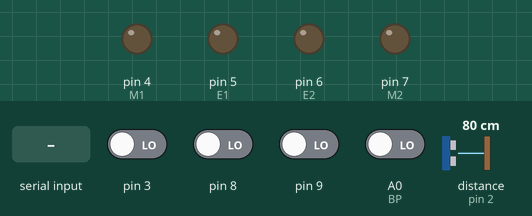
The sketch below on a simulated Arduino Uno, built with avr-gcc and run on an emulated ATmega328P. On the bench: output pins drawn as LEDs (lit = HIGH). The test bench sets the inputs (shaded band); at power-on: A0 (BP), pin 3, pin 8, pin 9 LOW, distance to the obstacle (sensor on pin 2) 80 cm.

Above: at 1.2 s.
1.3 s: "1" received over the second serial link
At 2.3 s:
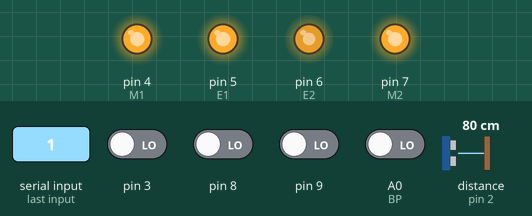
2.8 s: A0 (BP) driven HIGH
At 3.9 s:
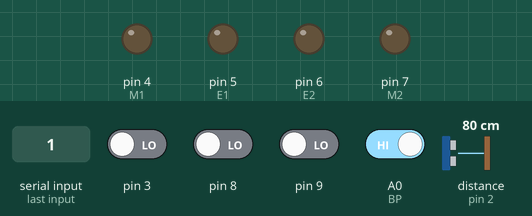
Timing chart, 0 to 5.8 s (numbered marks = the images above; inputs shaded):
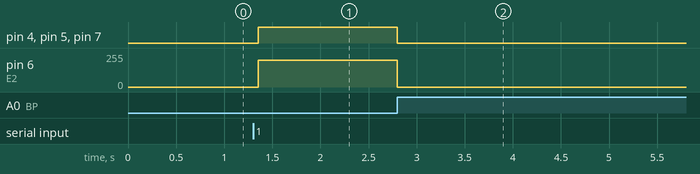

The sketch:

boucle_fermee_PID.ino
```cpp
#include <SoftwareSerial.h>
#include <PID_v1.h>
#include <Ultrasonic.h>

SoftwareSerial mySerial(12, 13); // broshes TX, RX
#define E1 5
#define E2 6
#define M1 4
#define M2 7
#define BP A0
#define Enc1 1
#define Enc2 10
bool CAPG, CAPC, CAPD;

Ultrasonic ultrasonic(2);
int val;

volatile int pulseCount1 = 0;
volatile int pulseCount2 = 0;
unsigned long lastTime = 0;
int rpm100=100; //tour par min pour E1=100
int rpm1,rpm2;

double Setpoint1=155, Input1, Output1, Setpoint2=155, Input2, Output2;
double Kp=2, Ki=5, Kd=1;
double dt=100,previousError1=0,previousError2,integral1=0,integral2=0;

void setup() {
  mySerial.begin(9600);
  pinMode(3, INPUT);
  pinMode(8, INPUT);
  pinMode(9, INPUT);
  pinMode(BP, INPUT);
  pinMode(M1, OUTPUT);
  pinMode(M2, OUTPUT);

  attachInterrupt(digitalPinToInterrupt(Enc1), countPulses1, RISING);
  attachInterrupt(digitalPinToInterrupt(Enc2), countPulses2, RISING);
}

void loop() {
  Input1 = 100*rpm1/rpm100;
  Input2 = 100*rpm2/rpm100;
  pid();
  Output1 = constrain(Output1, 0, 255);
  Output2 = constrain(Output2, 0, 255);
  app();
}
void pid() {
  if (millis() - lastTime >= 100) {
    int error1 = Setpoint1 - Input1;
    int error2 = Setpoint2 - Input2;
    integral1 += error1 * dt;
    integral2 += error2 * dt;
    int derivative1 = (error1 - previousError1) / dt;
    int derivative2 = (error2 - previousError2) / dt;
    Output1 = Kp * error1 + Ki * integral1 + Kd * derivative1;
    Output2 = Kp * error2 + Ki * integral2 + Kd * derivative2;
    previousError1 = error1;
    previousError2 = error2;
  }
}
void app() {
  if (mySerial.available()) {

    val = mySerial.read();
    Serial.print(val);
    if (val == '1'){
      {line();}  }
    else if (val == '0')
      {arret();}
  }

  if (digitalRead(BP) == HIGH)
    {arret();}
}


void countPulses1() {
  pulseCount1++;
}

void countPulses2() {
  pulseCount2++;
}

void vitesse(){
  if (millis() - lastTime >= dt) {
    float rpm1 = (pulseCount1 / 20.0) * 600.0;
    float rpm2 = (pulseCount2 / 20.0) * 600.0;
    Serial.print(rpm1);
    Serial.print(",");
    Serial.println(rpm2);
    pulseCount1 = 0;
    pulseCount2 = 0;
    lastTime = millis();
  }
}

void line() {
  CAPG = digitalRead(3);
  CAPC = digitalRead(8);
  CAPD = digitalRead(9);
  if (CAPC) {
    avancer();}
  if (CAPG) {
    gauche(); }
  if (CAPD) {
    droite(); }
  if (!CAPG && !CAPC && ! CAPD) {
    ult();
  }
}

void ult() {
long distance;
  distance = ultrasonic.read();
  delay(50);
  Serial.print(distance);
  Serial.println("cm");

  if(distance == 7){
    avancer();
}
  if(distance < 5) {
    droite();
}
  if(distance > 9){
    gauche();
}
}

void avancer() {
  digitalWrite(M1,HIGH);
  digitalWrite(M2,HIGH);
  analogWrite(E1,(int)Output1);
  analogWrite(E2,(int)Output2);

}
void gauche() {
  digitalWrite(M1,HIGH);
  digitalWrite(M2,HIGH);
  analogWrite(E1,(int)Output1);
  analogWrite(E2,(int)Output2-55);

}
void droite() {
  digitalWrite(M1, HIGH);
  digitalWrite(M2, HIGH);
  analogWrite(E1,(int)Output1-55);
  analogWrite(E2,(int)Output2);
}
void arret() {
    digitalWrite(M1, LOW);
  digitalWrite(M2, LOW);
  analogWrite(E1,0);
  analogWrite(E2,0);
}
```

Measured:
- after the input at 1.3 s, pin 4 (M1), pin 5 (E1), pin 7 (M2): LOW → HIGH after 0.06 s; pin 6 (E2): 0/255 → 200/255 after 0.06 s
- after the input at 2.8 s, pin 4 (M1), pin 5 (E1), pin 7 (M2): HIGH → LOW at once; pin 6 (E2): 200/255 → 0/255 at once
